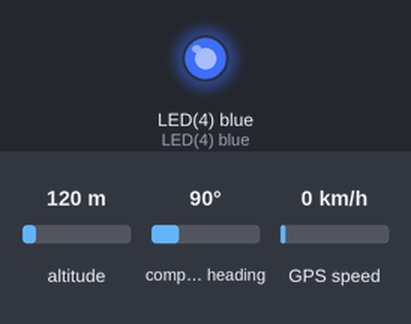
This program was run on a simulated pyboard running MicroPython. Parts: output pins drawn as LEDs (lit = HIGH). The inputs (shaded band) are chosen by the test bench; at power-on: altitude 120 m, compass heading 90°, GPS speed 0 km/h. Files the program writes start out absent; the GPS gets a fix after 3 s at 37.7749, -122.4194 with 8 satellites; library files of the repository ran but are not shown: micropyGPS.py. At 60.0 s the program stops and its outputs stay as they are.

Above: at 0.1 s.
At 60.1 s:
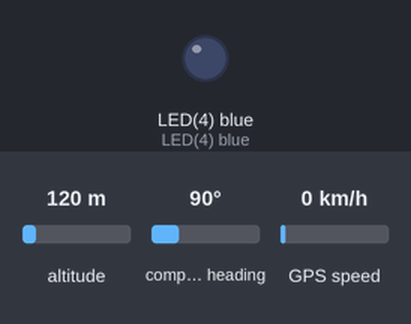
Timing chart, 0 to 61.5 s (numbered marks = the images above):
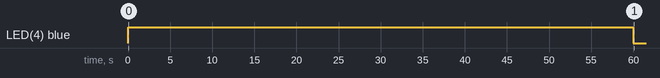

The program:

micropyGPS_example.py
```python
# main.py -- put your code here!

###############################################################################
# main.py
#
# Script demonstrating logging GPS data to an SD card
# This will send a command to set an Adafruit Ultimate GPS to update at 5Hz
#   pg. 8-9 of http://www.adafruit.com/datasheets/PMTK_A11.pdf
#
# After the command is sent, we'll just print the strings we recieve
#
# Most adapted from:
#    http://docs.micropython.org/en/latest/pyboard/tutorial/timer.html
#
# Created: 08/07/15
#   - Joshua Vaughan
#   - joshua.vaughan@louisiana.edu
#   - http://www.ucs.louisiana.edu/~jev9637
#
# Modified:
#   *
#
###############################################################################

from micropyGPS import MicropyGPS

def convert_longitude(long_EW):
    """ Function to convert deg m E/W longitude to DD.dddd (decimal degrees)

    Arguments:
      long_EW : tuple representing longitude
                in format of MicroGPS gps.longitude

    Returns:
      float representing longtidue in DD.dddd
    """

    return (long_EW[0] + long_EW[1] / 60) * (1.0 if long_EW[2] == 'E' else -1.0)

def convert_latitude(lat_NS):
    """ Function to convert deg m N/S latitude to DD.dddd (decimal degrees)

    Arguments:
      lat_NS : tuple representing latitude
                in format of MicroGPS gps.latitude

    Returns:
      float representing latitidue in DD.dddd
    """

    return (lat_NS[0] + lat_NS[1] / 60) * (1.0 if lat_NS[2] == 'N' else -1.0)


blueLED = pyb.LED(4)  # create object of blue LED

# This example uses UART 3 with RX on pin Y10
# Baudrate is 9600bps, with the standard 8 bits, 1 stop bit, no parity
uart = pyb.UART(3, 9600)

# We can also have finer control over the serial communication
uart.init(9600, bits=8, parity=None, stop=1, read_buf_len = 512)

# Set up the GPS instance
gps = MicropyGPS()

blueLED.on()          # turn on blue LED as indicator of logging
# open file to write data - /sd/ is the SD-card, /flash/ is the internal memory
with open('/sd/GPS_log.csv', 'w') as log:
    log.write('Time (ms), Longitude, Latitude, Heading, \
                Speed (m/s), Number of Satellites\n')    # write heading to file

     # Now we can read the data for until control-c is pressed
    start_time = pyb.millis()

    while pyb.elapsed_millis(start_time) < 60000: # log data for 60 seconds
        if uart.any():
            valid_sentence_received = gps.update(chr(uart.readchar())) # Note the conversion to to chr, UART outputs ints normally

            if valid_sentence_received:
                long_decimal = convert_longitude(gps.longitude)
                lat_decimal = convert_latitude(gps.latitude)
                log.write('{},{},{},{},{},{}\n'.format(pyb.elapsed_millis(start_time),
                                                       long_decimal,
                                                       lat_decimal,
                                                       gps.course,
                                                       gps.speed[0] * 0.514,
                                                       gps.satellites_in_use))

blueLED.off()          # turn on blue LED as indicator of finished logging
```

Measured:
- by itself, LED(4) blue: LOW → HIGH at 0.00 s, → LOW 60.0 s later
